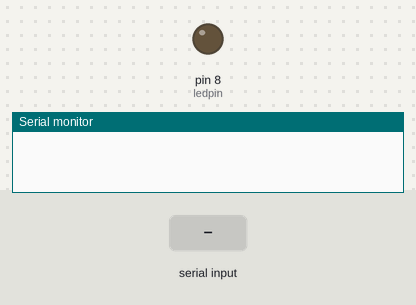
Bench run of a sketch on a simulated Arduino Uno, built with avr-gcc and run on an emulated ATmega328P. Shown: output pins drawn as LEDs (lit = HIGH), the last lines printed to the serial monitor. The test bench sets the inputs (shaded band).

Above: at 1.2 s.
1.3 s: "30 150\n" received over Serial
At 5.8 s:
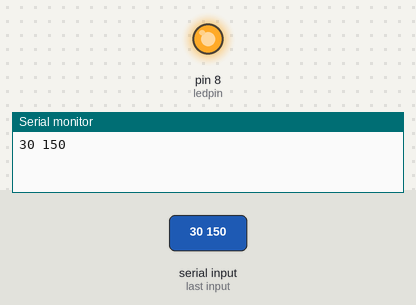
Timing chart, 0 to 10.3 s (numbered marks = the images above; inputs shaded):
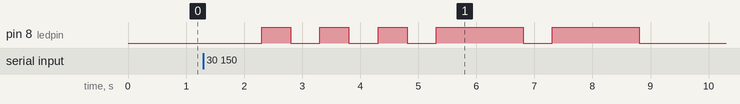

Measured:
- after the input at 1.3 s, pin 8 (ledpin): goes 3 × (HIGH 0.50 s, LOW 0.50 s), HIGH 1.5 s, LOW 0.50 s, HIGH 1.5 s, then LOW, starting after 1.0 s

The sketch:

lab.ino
```cpp
const int ledpin = 8;
int unitdelay = 500;
String input;
char *morse_letters[] = {".-", "-...", "-.-.", "-..", ".", "..-.", "--.", "....", "..",
                         ".---", "-.-", ".-..", "--", "-.", "---", ".--.", "--.-", ".-.",
                         "...", "-", "..-", "...-", ".--", "-..-", "-.--", "--.."};
char *morse_num[] = {"-----", ".----", "..---", "...--", "....-", ".....", "-....", "--...", "---..", "----."};
void setup() {
  // put your setup code here, to run once:
  Serial.begin(9600);
  pinMode(ledpin, OUTPUT);
}

void loop() {
  // put your main code here, to run repeatedly:
  if (Serial.available()){
    input = Serial.readString();
    Serial.println(input);
    /* last element in string is length - 2 */
    int len = input.length();
    // Serial.println(len);
    for (int i = 0; i < len-1; i++){
      /* letter small */
      if (input[i] >= 'a' && input[i] <= 'z'){
        turn_on_off(morse_letters[input[i] - 'a']);
      }/* letter capital */
      else if (input[i] >= 'A' && input[i] <= 'Z'){
        turn_on_off(morse_letters[input[i] - 'A']);
      }/* number */
      else if (input[i] >= '0' && input[i] <= '9'){
        turn_on_off(morse_num[input[i] - '0']);
      }/* space character */
      else if (input[i] == ' '){
        delay(unitdelay * 7);
      }
    }
  }
}

void turn_on_off(char* string){
  int j = 0;
  while (string[j] != NULL){
    digitalWrite(ledpin, HIGH);
    if (string[j] == '.'){
      delay(unitdelay);
    }else if (string[j] == '-'){
      delay(unitdelay * 3);
    }
    digitalWrite(ledpin, LOW);
    delay(unitdelay);
    j++;
  }
  delay(unitdelay * 3);
}
```
